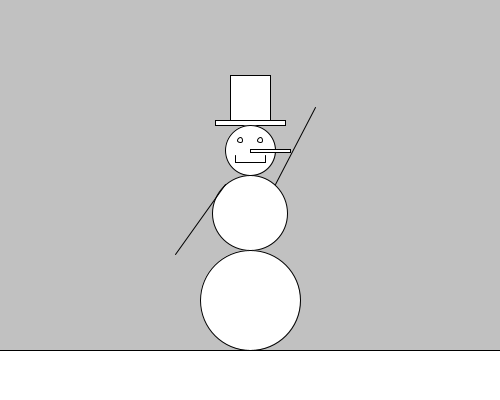
Frame 1 (no input)
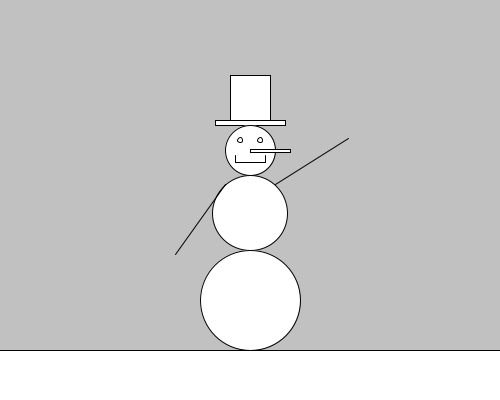
Frame 60 (the mouse pressed at the canvas centre just before this capture)
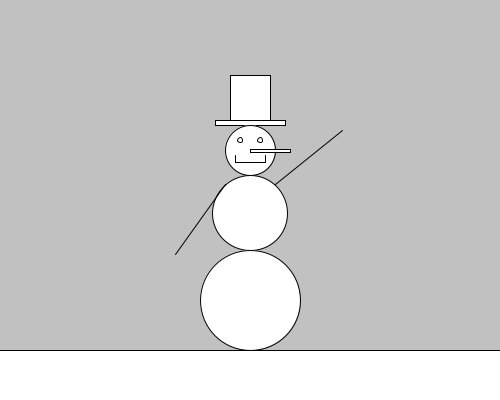
Frame 120 (the mouse held since frame 60 and released just before this capture)

The Processing sketch that drew these frames (run headless with seeded random() and noise(); from frame 60 on, the mouse is pressed at the canvas centre):

// Processing sketch: autoSnowmanWave
// ── autoSnowmanWave.pde
float handX = 315;
float preHandY;
float handY;
float moveHand;

void setup() {
  size(500, 400);
}

void draw() {
  background(193);
  
  //draw snowman except his left arm
  rect(215, 120, 70, 5);          // hat brim
  rect(230, 75, 40, 45);          // hat body
  ellipse(250, 150, 50, 50);      // head
  ellipse(240, 140, 5, 5);        // his right eye
  ellipse(260, 140, 5, 5);        // his left eye
  rect(250, 149, 40, 3);          // nose
  line(235, 155, 235, 162);       // his right vertical mouth line
  line(235, 162, 265, 162);       // horizontal mouth line
  line(265, 155, 265, 162);       // his left vertical mouth line
  ellipse(250, 213, 75, 75);      // torso
  line(225, 184, 175, 254);       // his right arm
  ellipse(250, 300, 100, 100);    // bottom
  rect(-1, 350, 502, 50);         // ground

  //move arm by changing X coordinate of hand.
  //Y coordinate changes according to a circle centered on the shoulder.
  handX = handX + moveHand;
  preHandY = (sqrt(7400 - sq(handX-275)) + 184) - 172;
  handY = 98 + (98 - preHandY);  // this line is needed because Processing has an inverted
                                 // coordinate system; this line flips across y = 98

  // allows arm to smoothly wave back and forth
  if (handX == 315) {
    moveHand = 1;
  }
  if (handX == 361) {
    moveHand = -1;
  }
  
  line(275, 184, handX, handY);   // his left arm
  
  println(handX, handY);
}
